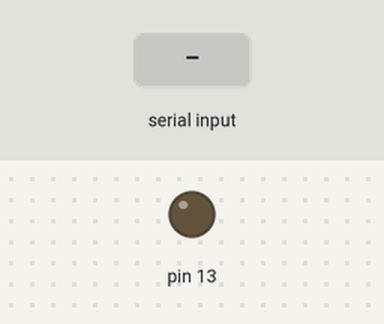
This sketch was run on a simulated Arduino Uno, built with avr-gcc and run on an emulated ATmega328P. On the bench: output pins drawn as LEDs (lit = HIGH). Inputs (shaded band) come from the test bench. What the sketch prints to the serial monitor is not drawn.

Above: at 1.2 s.
1.3 s: byte 1 (1) received over Serial
At 1.7 s:
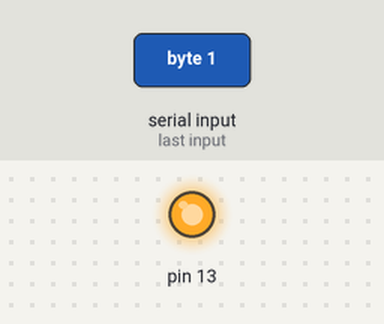
4.3 s: byte 0 (0) received over Serial
At 5.2 s:
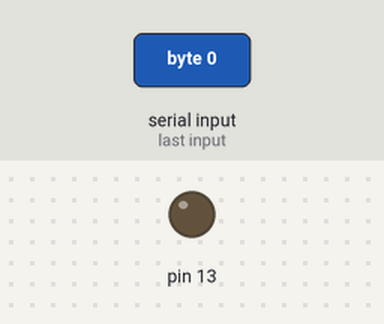
Timing chart, 0 to 7.3 s (numbered marks = the images above; inputs shaded):
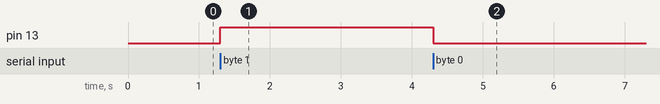

The sketch:

sketch_feb04a.ino
```cpp
int incomingByte = 0;
void setup() {
  // put your setup code here, to run once:
  pinMode(13, OUTPUT);
  Serial.begin(9600);
}

void loop() {
  // put your main code here, to run repeatedly:
//Serial.write("Hello");
//    delay(1000);
  if(Serial.available() > 0){

    incomingByte = Serial.read();
    Serial.write(incomingByte);
    if(incomingByte == 1){
      digitalWrite(13, HIGH);
    }
    else if(incomingByte == 0){
      digitalWrite(13, LOW);
    }

    }
}
```

Measured:
- after the input at 1.3 s, pin 13: LOW → HIGH at once
- after the input at 4.3 s, pin 13: HIGH → LOW at once
